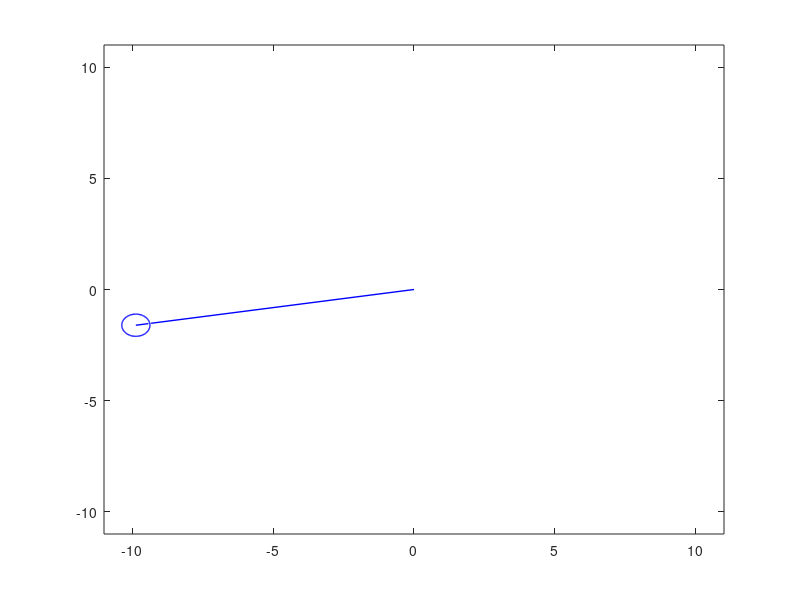

Source code (MATLAB):
% Inverted Pendulum Simulation (linearisation at pi) %
clear
clf

Length = 10;
Mass = 15;
g=9.81;

k=g/Length;
theta_init=pi+0.01;

t=0;

tic;

    while t<=5
        t=toc/10;
      
        theta=(theta_init-(k*pi*t*t))/(1-k*t*t);   
        
        lx=Length*cos(theta-(pi/2));
        ly=Length*sin(theta-(pi/2));

        plot([0 lx],[0 ly],'b','Linewidth',1);   
        %rectangle('Curvature',[1,1],'Position',[lx-0.05,ly-0.05,0.1,0.1],'FaceColor','b');
        viscircles([lx,ly],Length/20,'EdgeColor','b','LineWidth',1);
        
        axis([-Length-1 Length+1 -Length-1 Length+1])

        pause(0.01);
        
        if theta<pi/2 || theta>3*pi/2
            break;
        end
    end